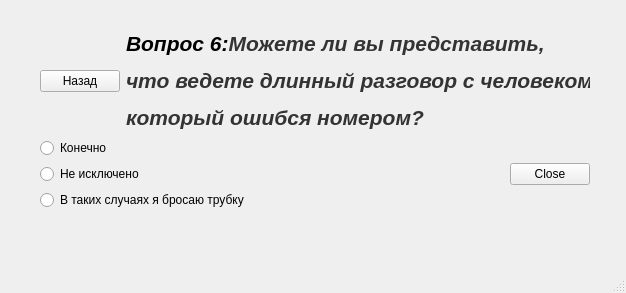
<?xml version="1.0" encoding="UTF-8"?>
<ui version="4.0">
 <class>Test_2q6</class>
 <widget class="QMainWindow" name="Test_2q6">
  <property name="geometry">
   <rect>
    <x>0</x>
    <y>0</y>
    <width>626</width>
    <height>293</height>
   </rect>
  </property>
  <property name="windowTitle">
   <string>MainWindow</string>
  </property>
  <widget class="QWidget" name="centralwidget">
   <widget class="QWidget" name="">
    <property name="geometry">
     <rect>
      <x>40</x>
      <y>30</y>
      <width>550</width>
      <height>180</height>
     </rect>
    </property>
    <layout class="QGridLayout" name="gridLayout">
     <item row="0" column="0" colspan="2">
      <layout class="QHBoxLayout" name="horizontalLayout">
       <item>
        <widget class="QPushButton" name="backButton_for_q5">
         <property name="text">
          <string>Назад</string>
         </property>
        </widget>
       </item>
       <item>
        <widget class="QLabel" name="label">
         <property name="text">
          <string>&lt;html&gt;&lt;head/&gt;&lt;body&gt;&lt;p&gt;&lt;span style=&quot; font-size:16pt; font-weight:600; font-style:italic;&quot;&gt;Вопрос 6:&lt;/span&gt;&lt;span style=&quot; font-family:'Trebuchet MS,Georgia,Bitstream Charter,serif'; font-size:16pt; font-weight:600; font-style:italic; color:#333333; background-color:transparent;&quot;&gt;Можете ли вы представить,&lt;/span&gt;&lt;/p&gt;&lt;p&gt;&lt;span style=&quot; font-family:'Trebuchet MS,Georgia,Bitstream Charter,serif'; font-size:16pt; font-weight:600; font-style:italic; color:#333333; background-color:transparent;&quot;&gt; что ведете длинный разговор с человеком, &lt;/span&gt;&lt;/p&gt;&lt;p&gt;&lt;span style=&quot; font-family:'Trebuchet MS,Georgia,Bitstream Charter,serif'; font-size:16pt; font-weight:600; font-style:italic; color:#333333; background-color:transparent;&quot;&gt;который ошибся номером?&lt;/span&gt;&lt;/p&gt;&lt;/body&gt;&lt;/html&gt;</string>
         </property>
        </widget>
       </item>
      </layout>
     </item>
     <item row="1" column="0">
      <layout class="QVBoxLayout" name="verticalLayout">
       <item>
        <widget class="QRadioButton" name="radioButton_16">
         <property name="text">
          <string>Конечно</string>
         </property>
        </widget>
       </item>
       <item>
        <widget class="QRadioButton" name="radioButton_26">
         <property name="text">
          <string>Не исключено</string>
         </property>
        </widget>
       </item>
       <item>
        <widget class="QRadioButton" name="radioButton_36">
         <property name="text">
          <string>В таких случаях я бросаю трубку</string>
         </property>
        </widget>
       </item>
      </layout>
     </item>
     <item row="1" column="1">
      <layout class="QHBoxLayout" name="horizontalLayout_2">
       <item>
        <spacer name="horizontalSpacer">
         <property name="orientation">
          <enum>Qt::Horizontal</enum>
         </property>
         <property name="sizeHint" stdset="0">
          <size>
           <width>208</width>
           <height>20</height>
          </size>
         </property>
        </spacer>
       </item>
       <item>
        <widget class="QPushButton" name="closeButton_for_Begin">
         <property name="text">
          <string>Close</string>
         </property>
        </widget>
       </item>
      </layout>
     </item>
    </layout>
   </widget>
  </widget>
  <widget class="QMenuBar" name="menubar">
   <property name="geometry">
    <rect>
     <x>0</x>
     <y>0</y>
     <width>626</width>
     <height>21</height>
    </rect>
   </property>
  </widget>
  <widget class="QStatusBar" name="statusbar"/>
 </widget>
 <resources/>
 <connections/>
</ui>
